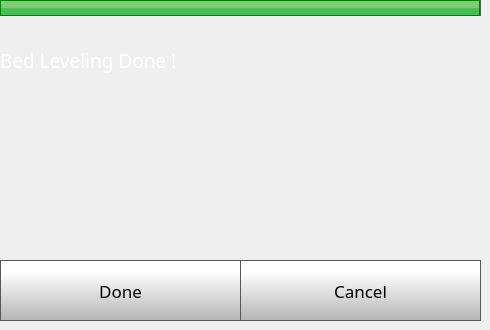
    <widget class="QWidget" name="step6Page">
     <widget class="QLabel" name="caliberateLabel_15">
      <property name="geometry">
       <rect>
        <x>0</x>
        <y>0</y>
        <width>480</width>
        <height>16</height>
       </rect>
      </property>
      <property name="font">
       <font>
        <family>Gotham</family>
        <pointsize>14</pointsize>
        <weight>50</weight>
        <bold>false</bold>
       </font>
      </property>
      <property name="styleSheet">
       <string notr="true">	background-color: qlineargradient(spread:pad, x1:0, y1:0.523, x2:0, y2:0.534, stop:0 rgba(130, 203, 117, 255), stop:1 rgba(66, 191, 85, 255));
border: 1px solid green;</string>
      </property>
      <property name="text">
       <string/>
      </property>
     </widget>
     <widget class="QPushButton" name="step6CancelButton">
      <property name="geometry">
       <rect>
        <x>240</x>
        <y>260</y>
        <width>241</width>
        <height>61</height>
       </rect>
      </property>
      <property name="font">
       <font>
        <family>Gotham</family>
        <pointsize>13</pointsize>
       </font>
      </property>
      <property name="styleSheet">
       <string notr="true">QPushButton {
     border: 1px solid rgb(87, 87, 87);
	background-color: qlineargradient(spread:pad, x1:0, y1:1, x2:0, y2:0.188, stop:0 rgba(180, 180, 180, 255), stop:1 rgba(255, 255, 255, 255));


}

QPushButton:pressed {
    background-color: qlineargradient(x1: 0, y1: 0, x2: 0, y2: 1,
                                      stop: 0 #dadbde, stop: 1 #f6f7fa);
}

QPushButton:flat {
    border: none; /* no border for a flat push button */
}

QPushButton:default {
    border-color: navy; /* make the default button prominent */
}

QPushButton:focus {
	outline: none;
}</string>
      </property>
      <property name="text">
       <string>Cancel</string>
      </property>
      <property name="iconSize">
       <size>
        <width>40</width>
        <height>40</height>
       </size>
      </property>
     </widget>
     <widget class="QLabel" name="caliberateNozzleHeightLabel">
      <property name="geometry">
       <rect>
        <x>0</x>
        <y>20</y>
        <width>471</width>
        <height>81</height>
       </rect>
      </property>
      <property name="font">
       <font>
        <family>Gotham</family>
        <pointsize>14</pointsize>
        <weight>50</weight>
        <bold>false</bold>
       </font>
      </property>
      <property name="styleSheet">
       <string notr="true">color: rgb(255, 255, 255);</string>
      </property>
      <property name="text">
       <string>Bed Leveling Done !</string>
      </property>
      <property name="wordWrap">
       <bool>true</bool>
      </property>
     </widget>
     <widget class="QPushButton" name="step6NextButton">
      <property name="geometry">
       <rect>
        <x>0</x>
        <y>260</y>
        <width>241</width>
        <height>61</height>
       </rect>
      </property>
      <property name="font">
       <font>
        <family>Gotham</family>
        <pointsize>13</pointsize>
       </font>
      </property>
      <property name="styleSheet">
       <string notr="true">QPushButton {
     border: 1px solid rgb(87, 87, 87);
	background-color: qlineargradient(spread:pad, x1:0, y1:1, x2:0, y2:0.188, stop:0 rgba(180, 180, 180, 255), stop:1 rgba(255, 255, 255, 255));


}

QPushButton:pressed {
    background-color: qlineargradient(x1: 0, y1: 0, x2: 0, y2: 1,
                                      stop: 0 #dadbde, stop: 1 #f6f7fa);
}

QPushButton:flat {
    border: none; /* no border for a flat push button */
}

QPushButton:default {
    border-color: navy; /* make the default button prominent */
}

QPushButton:focus {
	outline: none;
}</string>
      </property>
      <property name="text">
       <string>Done</string>
      </property>
      <property name="iconSize">
       <size>
        <width>40</width>
        <height>40</height>
       </size>
      </property>
     </widget>
     <widget class="QLabel" name="printPreviewSelected_8">
      <property name="geometry">
       <rect>
        <x>50</x>
        <y>120</y>
        <width>371</width>
        <height>111</height>
       </rect>
      </property>
      <property name="styleSheet">
       <string notr="true">background-color: rgba(255, 255, 255, 0);</string>
      </property>
      <property name="text">
       <string/>
      </property>
      <property name="pixmap">
       <pixmap>octoprint_Julia3GTouchUI/templates/img/Nozzle Offset.png</pixmap>
      </property>
      <property name="scaledContents">
       <bool>true</bool>
      </property>
     </widget>
     <widget class="QLabel" name="caliberateLabel_25">
      <property name="geometry">
       <rect>
        <x>0</x>
        <y>0</y>
        <width>481</width>
        <height>16</height>
       </rect>
      </property>
      <property name="font">
       <font>
        <family>Gotham</family>
        <pointsize>14</pointsize>
        <weight>50</weight>
        <bold>false</bold>
       </font>
      </property>
      <property name="styleSheet">
       <string notr="true">    border: 1px solid rgb(87, 87, 87);
 /*  border-bottom-left-radius: 10px;
 border-bottom-right-radius: 10px;*/
	background-color: qlineargradient(spread:pad, x1:0, y1:1, x2:0, y2:0, stop:0 rgba(150, 150, 150, 255), stop:1 rgba(180, 180, 180, 255));</string>
      </property>
      <property name="text">
       <string/>
      </property>
     </widget>
     <zorder>caliberateLabel_25</zorder>
     <zorder>caliberateLabel_15</zorder>
     <zorder>step6CancelButton</zorder>
     <zorder>caliberateNozzleHeightLabel</zorder>
     <zorder>step6NextButton</zorder>
     <zorder>printPreviewSelected_8</zorder>
    </widget>
